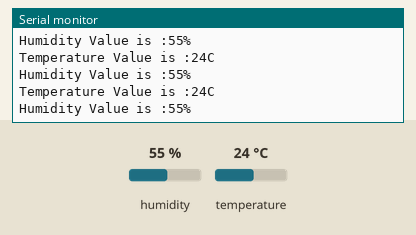
Bench run of a sketch on a simulated ESP8266 (NodeMCU). Shown: the last lines printed to the serial monitor. The inputs (shaded band) are chosen by the test bench; at power-on: humidity 55 %, temperature 24 °C. WiFi joins after 1.5 s; servers stay silent unless stated.

Above: at 2.7 s.
2.8 s: humidity set to 22 %
At 3.82 s:
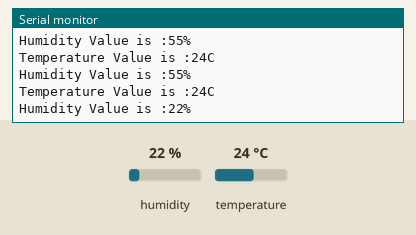
5.5 s: temperature set to 12 °C
At 5.84 s:
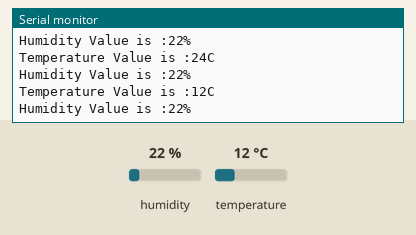
8.2 s: humidity set to 40 %
At 9.89 s:
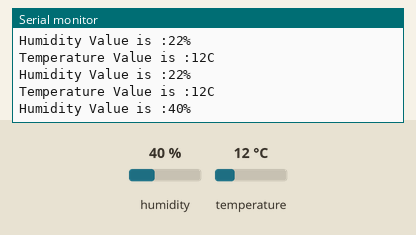
Timing chart, 0 to 11.4 s (numbered marks = the images above; inputs shaded):
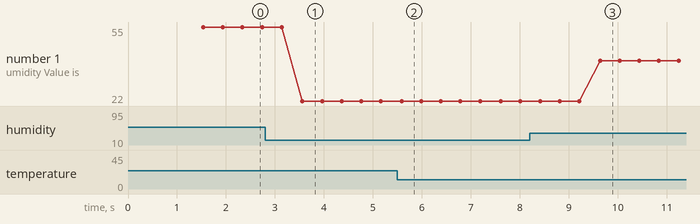

Measured:
- after the input at 2.8 s, the serial monitor: prints a new line after 0.76 s (image 1)
- after the input at 5.5 s, the serial monitor: prints a new line after 0.09 s (image 2)
- after the input at 8.2 s, the serial monitor: prints a new line after 1.4 s (image 3)
- plotted number 1: 55 → 22 after the input at 2.8 s, 22 → 40 after the input at 8.2 s

The sketch:

dht_thingspeak.ino
```cpp
#include <DHT.h>
#include <ESP8266WiFi.h>
#include <WiFiClient.h>
#include <ThingSpeak.h>
#define DHTPIN D5
#define DHTTYPE DHT11
DHT dht(DHTPIN, DHTTYPE);
const char* ssid = "Y53s";
const char* password = "12345678";
WiFiClient client;
unsigned long myChannelNumber = 1863392;
const char * myWriteAPIKey = "R9VVILYCLVSZS0XZ";
uint8_t temperature, humidity;
void setup()
{
Serial.begin(115200);
dht.begin();
delay(10);
// Connect to WiFi network
Serial.println();
Serial.println();
Serial.print("Connecting to ");
Serial.println(ssid);
WiFi.begin(ssid, password);
while (WiFi.status() != WL_CONNECTED)
{
delay(500);
Serial.print(".");
}
Serial.println("");
Serial.println("WiFi connected");
// Print the IP address
Serial.println(WiFi.localIP());
ThingSpeak.begin(client);
}
void loop()
{
static boolean data_state = false;
temperature = dht.readTemperature();
humidity = dht.readHumidity();
Serial.print("Temperature Value is :");
Serial.print(temperature);
Serial.println("C");
Serial.print("Humidity Value is :");
Serial.print(humidity);
Serial.println("%");
// Write to ThingSpeak. There are up to 8 fields in a channel, allowing you to store up to 8 different
// pieces of information in a channel. Here, we write to field 1 and field2.
if( data_state )
{
ThingSpeak.writeField(myChannelNumber, 1, temperature, myWriteAPIKey);
data_state = false;
}
else
{
ThingSpeak.writeField(myChannelNumber, 2, humidity, myWriteAPIKey);
data_state = true;
}
delay(100); // ThingSpeak will only accept updates every 15 seconds.
}
```
